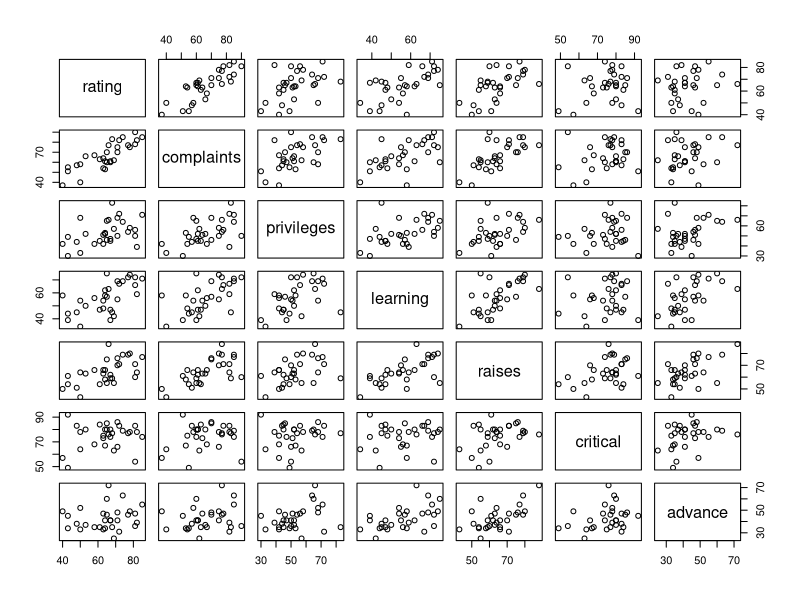

Write R code to recreate this figure.
# example of multiple linear regression with Chatterjee and Price attitude data

data(attitude)   # R just knows about this dataset
plot(attitude)   # want to predict the overall rating from the measurements:
		 # complaints, priveliges, learning, raises, critical, advance
		 # note "correlations" between some pairs of variables
		 # cor(attitude) shows correlation matrix between variables
X = as.matrix(attitude[,2:7]);  # X has predictor variables
y = as.vector(attitude[,1]);
a = solve(t(X) %*% X, t(X) %*% y)  # the normal equations in R   %*% is matrix multiplication
cat(a, '\n')    	       	      	       	   # is vector of optimal coefficients for prediction y from x
yhat = X %*% a	 # our predictions of y values
error = y - yhat
sse = sum(error*error)  # sum of squared error.  We chose a by minimizing this.  
cat(sse, '\n')

# have following result for a vector:

# complaints  0.62339189
# privileges -0.05847126
# learning    0.34502167
# raises      0.09910353
# critical    0.12930038
# advance    -0.21968958

# model y_i ~ a^t x_i   (a "dot" x_i) 

# this says we get about .62% increase in response for each 1% increase in (good handling of) complaints 
#                        .34% increase in response for each 1% increase in (good handling of) learning
# etc.  



#  now regress using 1st 1 x variable
#      	       	     1st 2 x variables
#      	       	     1st 3 x variables
#	     	 ...

n = nrow(X);

for (d in 1:6) {
  X = as.matrix(attitude[,2:(2+d-1)]);  
  a = solve(t(X) %*% X, t(X) %*% y)  
  yhat = X %*% a	 
  error = y - yhat
  sse = sum(error*error)
  cat("with ", d, " variables  got sse of ", sse, "\n");
}


# note the sse goes down steadily